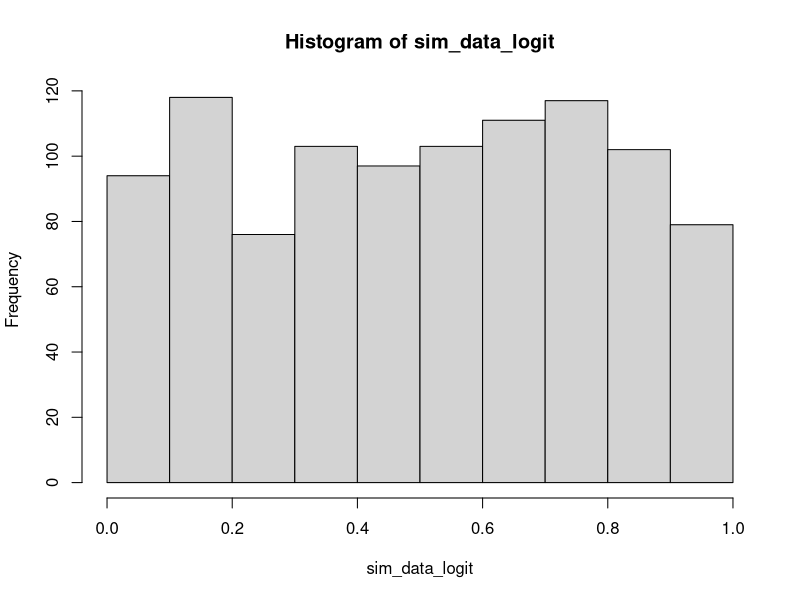
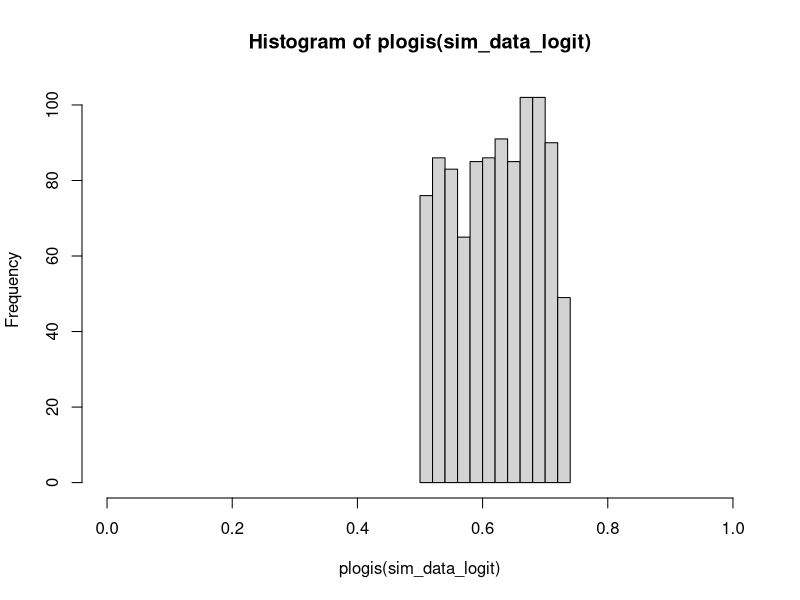
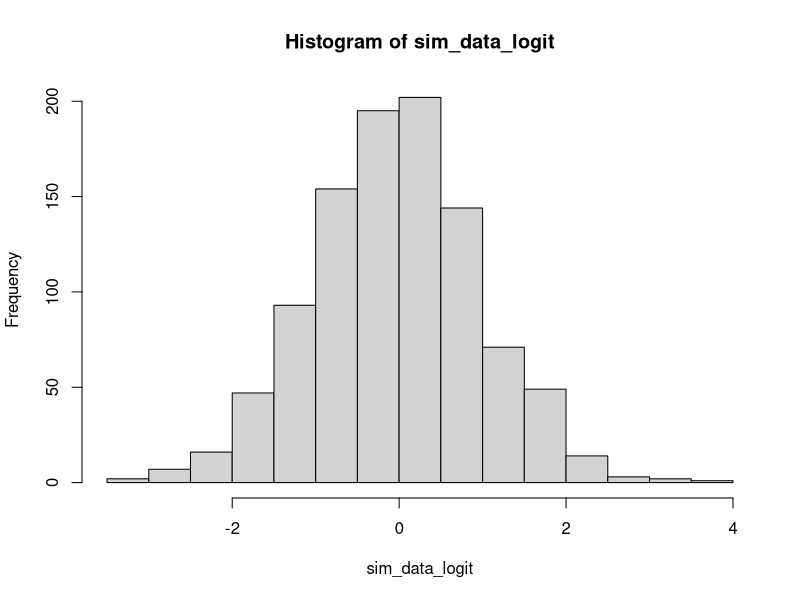
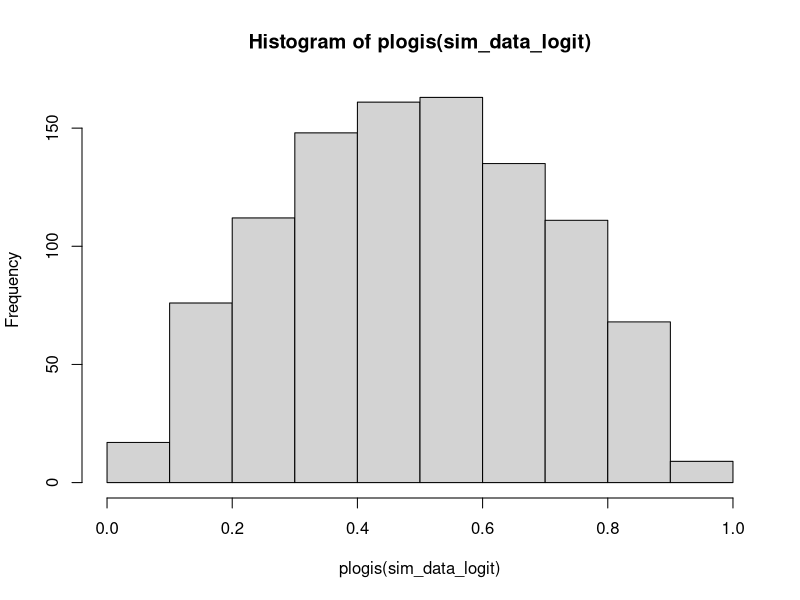
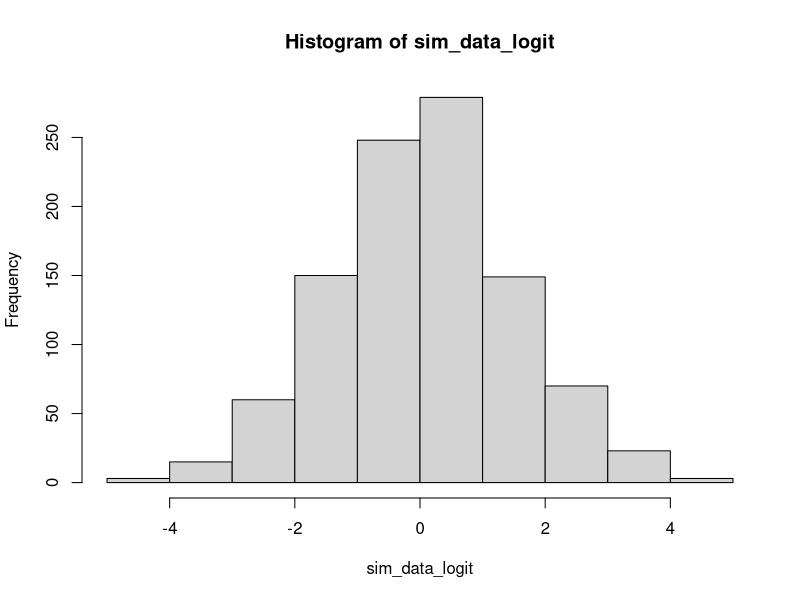
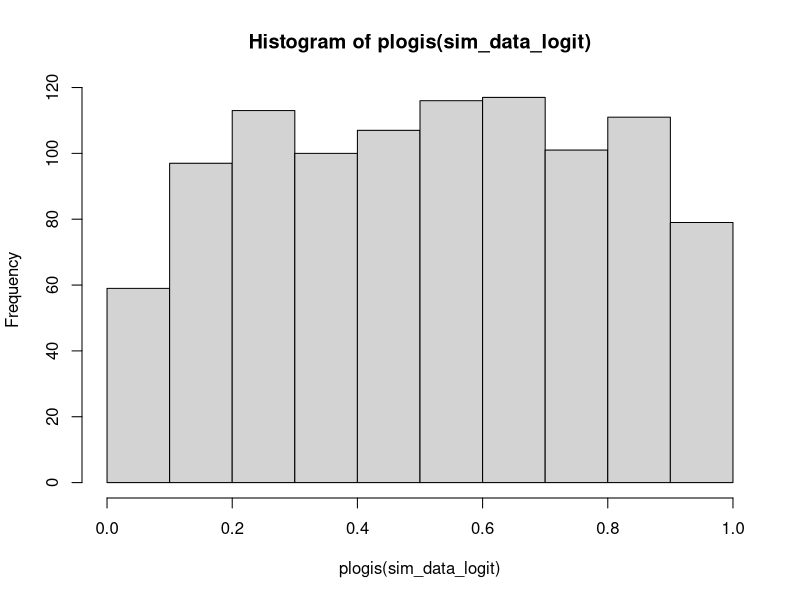
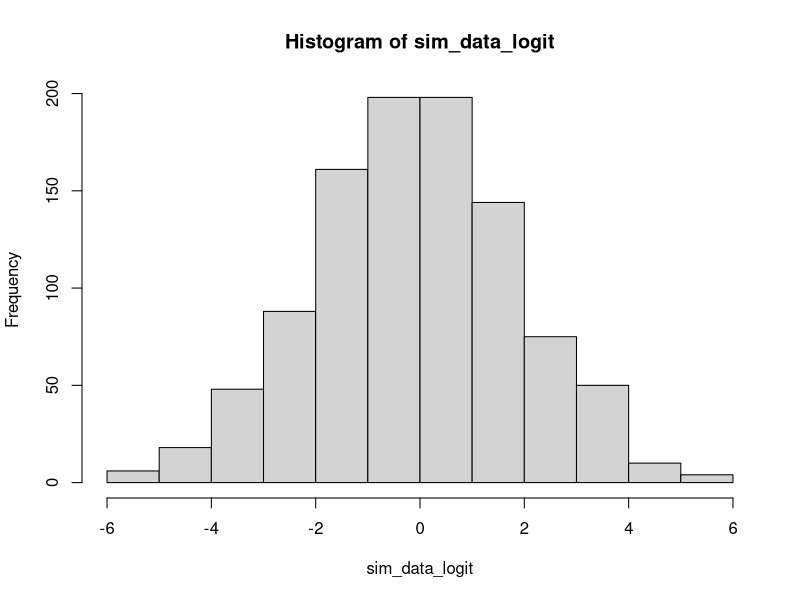
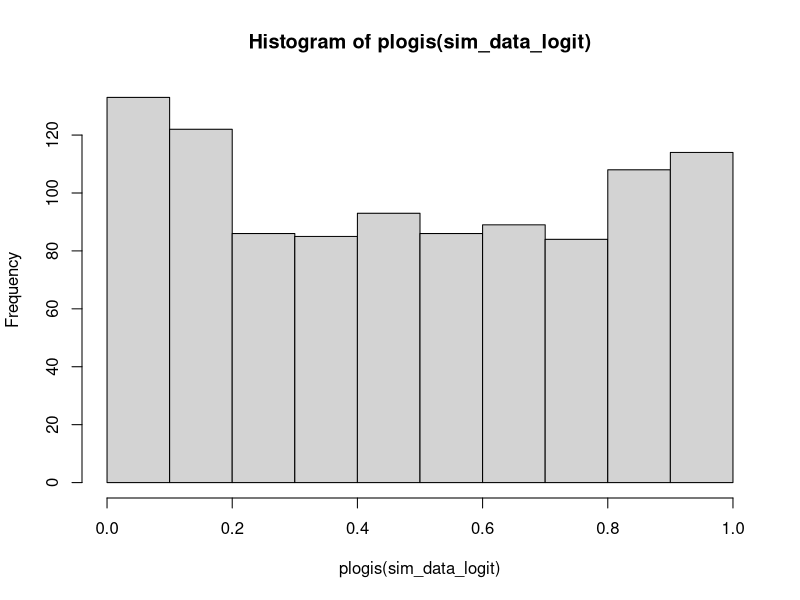

The R script that drew these images, in order:

##--------------------------------------------------------------
# 1. bayes rule: x | y = 
# [y|x](conditional of y)*[x](marginal of x) / [y](marginal of y)

# marginal of x = sum of probabilities of y for x. We will need the joint distr first

# joint distr:
y <- 0:5
x <- 0:5
# p is the inv logit transformation of the realized values of x
p <- plogis(-1.2 + 2*x)
p
# joint distribution [y, x]
lambda <- 0.4
joint <- matrix(NA, length(y), length(x))
rownames(joint) <- paste ("y=", y, sep="")
colnames(joint) <- paste ("x=", x, sep="")

for(i in 1:length(y)) {
  joint[,i] <- dbinom(y, 5, p[i]) * dpois(x[i], lambda)
}

round(joint, 3)

# marginal of x
margX <- colSums(joint)
# marginal of y 
margY <- rowSums(joint)


# conditional likelihood of x|y =
# [Y, X](joint distribution) / [Y] (marginal distr)
YgivenX <- joint / matrix(margX, nrow(joint), ncol(joint), byrow = TRUE)
round(YgivenX, 2)

# multiply each row by margX
temp <- YgivenX*rep(margX,each=nrow(YgivenX))
conditionalX <- temp / margY
(round(conditionalX, 2))

##--------------------------------------------------------------
# 3. 

n <- 1000

mean <- 0 
sd <- 1
sim_data_logit <- runif(n, mean, sd)
hist(sim_data_logit)
hist(plogis(sim_data_logit), xlim = c(0,1))

mean <- 0 
sd <- 1
sim_data_logit <- rnorm(n, mean, sd)
hist(sim_data_logit)
hist(plogis(sim_data_logit), xlim = c(0,1))

mean <- 0 
sd <- 1.5
sim_data_logit <- rnorm(n, mean, sd)
hist(sim_data_logit)
hist(plogis(sim_data_logit), xlim = c(0,1))

mean <- 0 
sd <- 2
sim_data_logit <- rnorm(n, mean, sd)
hist(sim_data_logit)
hist(plogis(sim_data_logit), xlim = c(0,1))

mean <- 0 
sd <- 5
sim_data_logit <- rnorm(n, mean, sd)
hist(sim_data_logit)
hist(plogis(sim_data_logit), xlim = c(0,1))

##--------------------------------------------------------------
# 2.
# original
# ------------------------------------------------------------------------

sim.data <- function(beta0 = -3, beta1 = 2, p = 0.6, x=NULL){
  # Function allows input of covariate "x", or simulates new
  
  M <- 100
  if(is.null(x)) # x - covariate - a vector of veg heights
    vegHt <- runif(M, 1, 3) # uniform from 1 to 3
  
  # Suppose that occupancy probability increases with vegHt
  # The relationship is described (default) by an intercept of -3 and
  #    a slope parameter of 2 on the logit scale
  # plogis is the inverse-logit (constrains us back to the [0-1] scale)
  psi <- plogis(beta0 + beta1*vegHt)
  
  # Now we simulated true presence/absence for 100 sites
  z <- rbinom(M, 1, psi)
  
  # Now generate observations
  J <- 3 # sample each site 3 times
  y <- rbinom(M,J,p*z)
  
  list(y=y, J=J, vegHt=vegHt)
}

# This is the negative log-likelihood based on the marginal distribution
# of y. It is the pmf of a zero-inflated binomial random variable.
#
negLogLikeocc <- function(beta, y, x, J) {
  beta0 <- beta[1]
  # beta1 <- beta[2]
  p <- plogis(beta[2])
  # p <- plogis(logitp)
  # psi <- plogis(beta0 + beta1*x)
  # let's try a "bad" model below
  psi <- plogis(beta0)
  # marginal likelihood is likelihood of detecting on y occassions out of J given p.
  # TIMES averaged over all possible values of x (which we may or may not have info about)
  marg.likelihood <- dbinom(y, J, p) * psi + ifelse(y==0, 1, 0) * (1-psi)
  return(-sum(log(marg.likelihood)))
}

data <- sim.data()        # Generate a data set

# Let's minimize it
# starting.values <- c(beta0=0, beta1=0, logitp=0)
starting.values <- c(beta0=0, logitp=0) # bad model
opt.out <- optim(starting.values, negLogLikeocc, y=data$y, x=data$vegHt,
                 J=data$J, hessian=TRUE)
(mles <- opt.out$par)

# Make a table with estimates, SEs, and 95% CI
mle.table <- data.frame(Est=mles,
                        SE = sqrt(diag(solve(opt.out$hessian))))
mle.table$lower <- mle.table$Est - 1.96*mle.table$SE
mle.table$upper <- mle.table$Est + 1.96*mle.table$SE
mle.table


# Define a fit statistic
fitstat <- function(y, Ey){
  sum((sqrt(y) - sqrt(Ey)))
} # distance from expected value
# Compute it for the observed data
# ~~~ 3 lines of code added to ensure we are using output from sim.data(), see Errata 2021-10-09
y <- data$y
J <- data$J
vegHt <- data$vegHt
# T.obs <- fitstat(y, J*plogis(mles[1] + mles[2]*vegHt)*plogis(mles[3]))
T.obs <- fitstat(y, J*plogis(mles[1])*plogis(mles[2]))

# Get bootstrap distribution of fit statistic
T.boot <- rep(NA, 100)
for(i in 1:100){
  # Simulate a new data set and extract the elements. Note we use
  # the previously simulated "vegHt" covariate
  data <- sim.data(beta0=mles[1],p=plogis(mles[2]),x=vegHt)
  # Next we fit the model
  starting.values <- c(0,0)
  opt.out <- optim(starting.values, negLogLikeocc, y=data$y, x= data$vegHt, J=data$J, hessian=TRUE)
  (parms <- opt.out$par)
  # Obtain the fit statistic
  T.boot[i]<- fitstat(y, J*plogis(parms[1])*plogis(parms[2]) )
}

(T.obs)

summary(T.boot)
